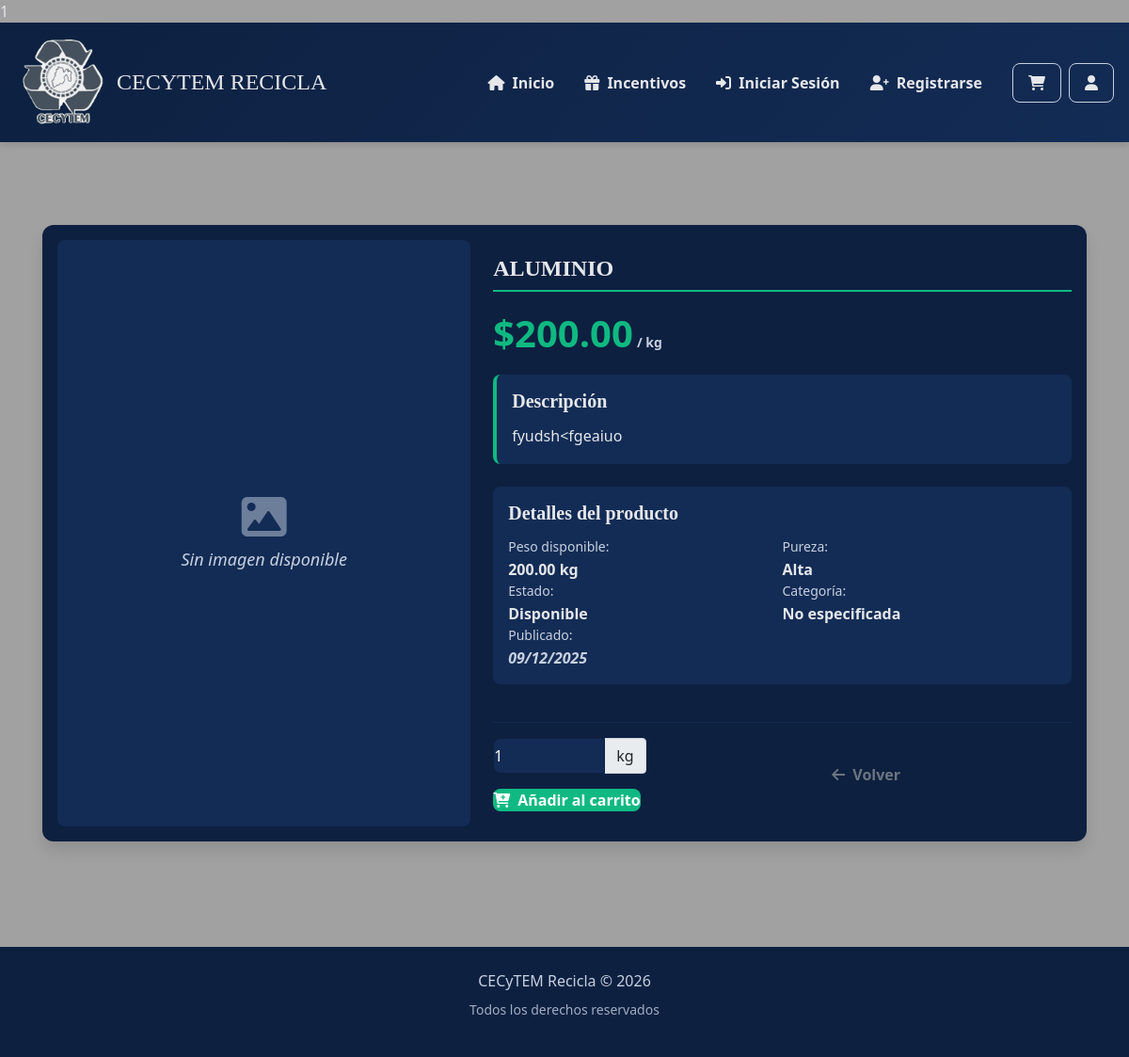
The page /producto/5/ on the database as committed earlier.
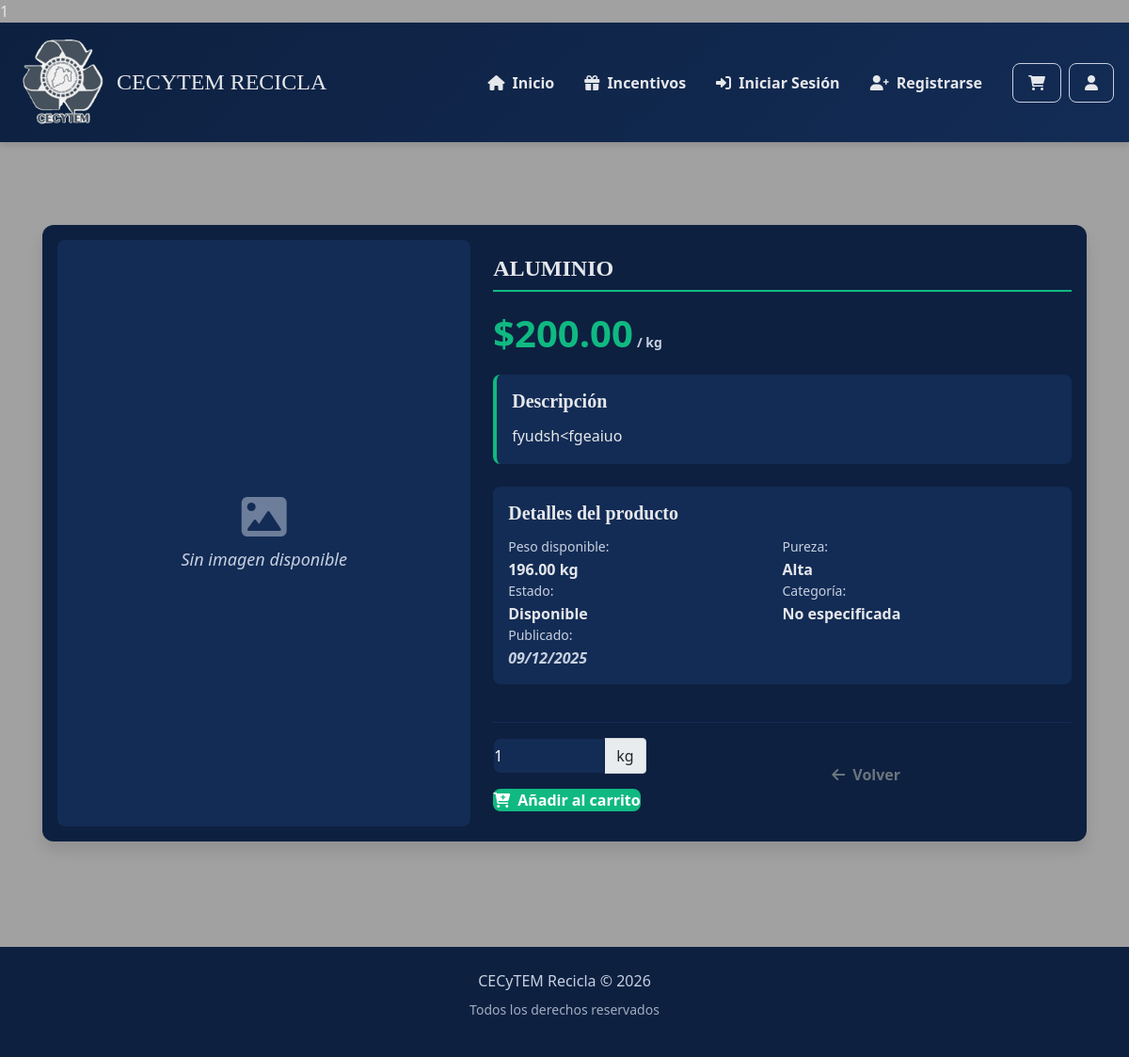
The same page on the database as committed later.
### applications/MarketPlace/models.py (models this page shows, shortened)
class Producto(models.Model):
    PUREZA = [
        ('alta', 'Alta'),
        ('media', 'Media'),
        ('baja', 'Baja'),
    ]
    ESTADO = [
        ('disponible', 'Disponible'),
        ('no_disponible', 'No disponible'),
    ]
    id_producto = models.AutoField(primary_key=True)
    id_usuario = models.ForeignKey(Usuario, on_delete=models.CASCADE)
    id_categoria = models.ForeignKey(Categoria, on_delete=models.CASCADE)
    nombre = models.CharField(max_length=50, blank=True, null=True)
    descripcion = models.TextField(blank=True, null=True)
    precio_kg = models.DecimalField(max_digits=10, decimal_places=2)
    peso_disponible_kg = models.DecimalField(max_digits=10, decimal_places=2)
    pureza = models.CharField(max_length=5, choices=PUREZA)
    estado = models.CharField(max_length=15, choices=ESTADO)
    fecha_publicacion = models.DateTimeField(auto_now_add=True)
    class Meta:
        verbose_name = 'Producto'
        verbose_name_plural = 'Productos'
        ordering = ['-fecha_publicacion']
        indexes = [
            models.Index(fields=['estado']),
            models.Index(fields=['pureza']),
            models.Index(fields=['precio_kg']),
            models.Index(fields=['id_categoria']),
            models.Index(fields=['fecha_publicacion']),
        ]
        constraints = [
            models.CheckConstraint(
                check=models.Q(precio_kg__gte=0),
                name='precio_positivo'
            ),
            models.CheckConstraint(
                check=models.Q(peso_disponible_kg__gte=0),
                name='peso_positivo'
            ),
        ]

### applications/MarketPlace/views.py (the view)
# urls.py: path('producto/<int:pk>/', ProductoDetailView.as_view(), name='producto_detail'),
class ProductoDetailView(DetailView):
    model = Producto
    template_name = "Marketplace/producto_detalle.html"
    context_object_name = "producto"
    def get_context_data(self, **kwargs):
        context = super().get_context_data(**kwargs)
        context["imagenes"] = ImagenProducto.objects.filter(id_producto=self.object)
        return context

### Templates/Marketplace/producto_detalle.html (shortened to what the changed rows need)
{% extends './navegación.html' %}
{% block pag %}
<section class="detalle-wrapper">
    <div class="detalle-panel">
        <div class="card detalle-card">
            <div class="detalle-info">
                <h1 class="detalle-titulo">{{ producto.nombre }}</h1>
                <p class="detalle-precio">
                    <span class="detalle-price-main">${{ producto.precio_kg }}</span>
                    <span class="precio-unidad">/ kg</span>
                </p>
                <div class="detalle-descripcion-container">
                    <h3 class="detalle-subtitle">Descripción</h3>
                    <p class="detalle-descripcion">
                        {{ producto.descripcion|default:"No hay descripción disponible" }}
                    </p>
                </div>
                <div class="detalle-datos">
                    <h3 class="detalle-subtitle">Detalles del producto</h3>
                    <div class="detalle-datos-grid">
                        <div class="detalle-dato-item">
                            <span class="detalle-dato-label">Peso disponible:</span>
                            <span class="detalle-dato-value">{{ producto.peso_disponible_kg }} kg</span>
                        </div>
                        <div class="detalle-dato-item">
                            <span class="detalle-dato-label">Pureza:</span>
                            <span class="detalle-dato-value">{{ producto.get_pureza_display }}</span>
                        </div>
                        <div class="detalle-dato-item">
                            <span class="detalle-dato-label">Estado:</span>
                            <span class="detalle-dato-value">{{ producto.get_estado_display }}</span>
                        </div>
                        <div class="detalle-dato-item">
                            <span class="detalle-dato-label">Publicado:</span>
                            <span class="detalle-dato-value detalle-fecha">{{ producto.fecha_publicacion|date:"d/m/Y" }}</span>
                        </div>
                    </div>
                </div>
                <div class="detalle-acciones">
                    {% if producto.estado == 'disponible' %}
                    <form method="POST" action="{% url 'agregar_al_carrito' producto.id_producto %}" class="d-inline">
                    </form>
                    {% else %}
                    <button class="btn btn-secondary detalle-btn-cart" disabled>
                        <i class="fas fa-ban me-2"></i> No disponible
                    </button>
                    {% endif %}
                    <a href="{% url 'home' %}" class="btn btn-outline-secondary detalle-btn-back">
                    </a>
                </div>
            </div>
        </div>
    </div>
</section>
{% endblock %}

Rows that differ between the two databases and show on the page:
changed Producto "ALUMINIO": peso_disponible_kg "200.00" → "196.00"
